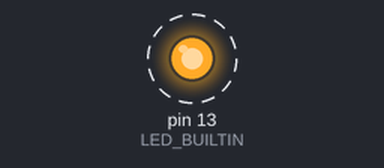
Bench run of a sketch on a simulated Arduino Uno, built with avr-gcc and run on an emulated ATmega328P. Shown: output pins drawn as LEDs (lit = HIGH). Dashed ring = blinking.

Above: at 0.05 s.
Timing chart, 0 to 3.0 s (numbered marks = the images above):
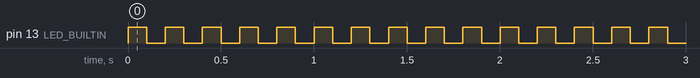

The sketch:

blink_using_time.ino
```cpp
void setup() {
  // initialize digital pin LED_BUILTIN as an output.
  pinMode(LED_BUILTIN, OUTPUT);
}

void blinkTime() {
  int interval = millis() / 100;
  // % is the modulus symbol it gives you the remainder when you divide by a number
  // if you % 2 then even numbers return zero and odd numbers return 1
  if (interval % 2 == 0) {
    // turn the LED on
    digitalWrite(LED_BUILTIN, HIGH);
  } else {
    // turn the LED off
    digitalWrite(LED_BUILTIN, LOW);
  }
}

void loop() {
  // call the blinkTime function on the main loop. it has no delays, so it does not slow anything down
  blinkTime();
}
```

Measured:
- by itself, pin 13 (LED_BUILTIN): alternates HIGH for 0.10 s and LOW for 0.10 s
